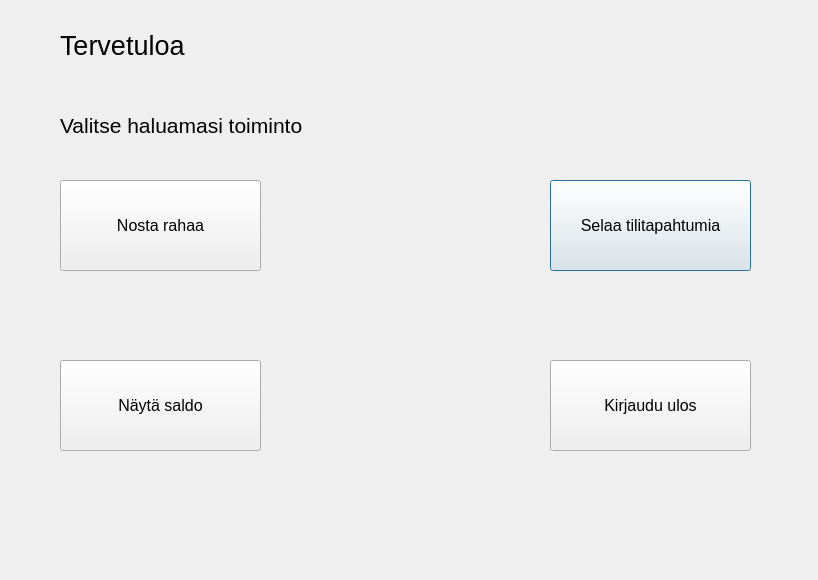
<?xml version="1.0" encoding="UTF-8"?>
<ui version="4.0">
 <class>Valikko</class>
 <widget class="QDialog" name="Valikko">
  <property name="geometry">
   <rect>
    <x>0</x>
    <y>0</y>
    <width>818</width>
    <height>580</height>
   </rect>
  </property>
  <property name="windowTitle">
   <string>Dialog</string>
  </property>
  <widget class="QPushButton" name="btn_tapahtumat">
   <property name="geometry">
    <rect>
     <x>550</x>
     <y>180</y>
     <width>201</width>
     <height>91</height>
    </rect>
   </property>
   <property name="font">
    <font>
     <pointsize>12</pointsize>
    </font>
   </property>
   <property name="text">
    <string>Selaa tilitapahtumia</string>
   </property>
  </widget>
  <widget class="QPushButton" name="btn_nostaRahaa">
   <property name="geometry">
    <rect>
     <x>60</x>
     <y>180</y>
     <width>201</width>
     <height>91</height>
    </rect>
   </property>
   <property name="font">
    <font>
     <pointsize>12</pointsize>
    </font>
   </property>
   <property name="text">
    <string>Nosta rahaa</string>
   </property>
  </widget>
  <widget class="QPushButton" name="btn_saldo">
   <property name="geometry">
    <rect>
     <x>60</x>
     <y>360</y>
     <width>201</width>
     <height>91</height>
    </rect>
   </property>
   <property name="font">
    <font>
     <pointsize>12</pointsize>
    </font>
   </property>
   <property name="text">
    <string>Näytä saldo</string>
   </property>
  </widget>
  <widget class="QPushButton" name="btn_logout">
   <property name="geometry">
    <rect>
     <x>550</x>
     <y>360</y>
     <width>201</width>
     <height>91</height>
    </rect>
   </property>
   <property name="font">
    <font>
     <pointsize>12</pointsize>
    </font>
   </property>
   <property name="text">
    <string>Kirjaudu ulos</string>
   </property>
  </widget>
  <widget class="QLabel" name="label_2">
   <property name="geometry">
    <rect>
     <x>60</x>
     <y>100</y>
     <width>321</width>
     <height>51</height>
    </rect>
   </property>
   <property name="font">
    <font>
     <pointsize>16</pointsize>
    </font>
   </property>
   <property name="text">
    <string>Valitse haluamasi toiminto</string>
   </property>
  </widget>
  <widget class="QWidget" name="layoutWidget">
   <property name="geometry">
    <rect>
     <x>60</x>
     <y>30</y>
     <width>691</width>
     <height>42</height>
    </rect>
   </property>
   <layout class="QFormLayout" name="formLayout">
    <item row="0" column="0">
     <widget class="QLabel" name="label">
      <property name="font">
       <font>
        <pointsize>20</pointsize>
       </font>
      </property>
      <property name="text">
       <string>Tervetuloa</string>
      </property>
     </widget>
    </item>
    <item row="0" column="1">
     <widget class="QLabel" name="label_asiakas">
      <property name="font">
       <font>
        <pointsize>20</pointsize>
       </font>
      </property>
      <property name="text">
       <string/>
      </property>
     </widget>
    </item>
   </layout>
  </widget>
 </widget>
 <resources/>
 <connections/>
</ui>
